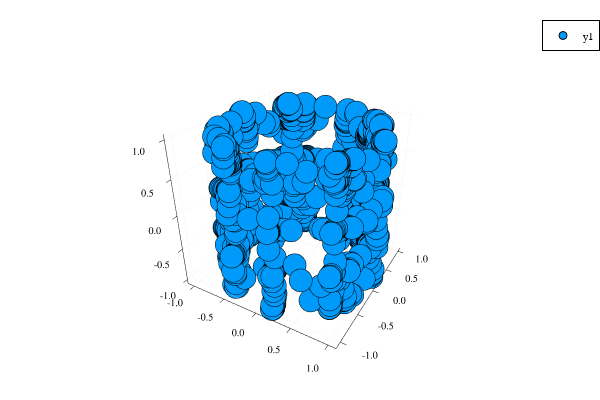

Write notebook code for a chart like this one.
### Code cell
# Plot the sampled points

S = reduce(hcat, vcat(samples, extra_samples))
if n < 3
    scatter(S[1,:], S[2,:])
else
    scatter(S[1,:], S[2,:], S[3,:])
end

### Figure 1 — Plotly figure (JSON) as saved in the notebook; plotly's stock layout.template omitted (floating-point values rounded to 4 significant figures; data arrays with more than 128 entries replaced by an {"elided": "..."} marker saying what was removed)
{"data": [{"colorbar": {"title": ""}, "legendgroup": "y1", "marker": {"color": "rgba(0, 154, 250, 1.000)", "line": {"color": "rgba(0, 0, 0, 1.000)", "width": 1}, "size": 8, "symbol": "circle"}, "mode": "markers", "name": "y1", "showlegend": true, "type": "scatter3d", "x": {"elided": "1197 float values"}, "xaxis": "x1", "y": {"elided": "1197 float values"}, "yaxis": "y1", "z": {"elided": "1197 float values"}, "zmax": null, "zmin": null}], "layout": {"annotations": [], "height": 400, "legend": {"bgcolor": "rgba(255, 255, 255, 1.000)", "bordercolor": "rgba(0, 0, 0, 1.000)", "borderwidth": 1, "font": {"color": "rgba(0, 0, 0, 1.000)", "family": "sans-serif", "size": 11}, "tracegroupgap": 0, "traceorder": "normal", "x": 1, "xanchor": "auto", "y": 1, "yanchor": "auto"}, "margin": {"b": 20, "l": 0, "r": 0, "t": 20}, "paper_bgcolor": "rgba(255, 255, 255, 1.000)", "plot_bgcolor": "rgba(255, 255, 255, 1.000)", "scene": {"camera": {"eye": {"x": 1.126, "y": -1.95, "z": 1.3}}, "xaxis": {"anchor": "y1", "domain": [0.06582, 0.9934], "gridcolor": "rgba(0, 0, 0, 0.100)", "gridwidth": 0.5, "linecolor": "rgba(0, 0, 0, 1.000)", "mirror": false, "range": [-1.109, 1.103], "showgrid": true, "showline": true, "showticklabels": true, "tickangle": 0, "tickcolor": "rgb(0, 0, 0)", "tickfont": {"color": "rgba(0, 0, 0, 1.000)", "family": "sans-serif", "size": 11}, "tickmode": "array", "ticks": "inside", "ticktext": ["-1.0", "-0.5", "0.0", "0.5", "1.0"], "tickvals": [-1, -0.5, 0, 0.5, 1], "title": "", "titlefont": {"color": "rgba(0, 0, 0, 1.000)", "family": "sans-serif", "size": 15}, "type": "-", "visible": true, "zeroline": false, "zerolinecolor": "rgba(0, 0, 0, 1.000)"}, "yaxis": {"anchor": "x1", "domain": [0.03762, 0.9902], "gridcolor": "rgba(0, 0, 0, 0.100)", "gridwidth": 0.5, "linecolor": "rgba(0, 0, 0, 1.000)", "mirror": false, "range": [-1.107, 1.096], "showgrid": true, "showline": true, "showticklabels": true, "tickangle": 0, "tickcolor": "rgb(0, 0, 0)", "tickfont": {"color": "rgba(0, 0, 0, 1.000)", "family": "sans-serif", "size": 11}, "tickmode": "array", "ticks": "inside", "ticktext": ["-1.0", "-0.5", "0.0", "0.5", "1.0"], "tickvals": [-1, -0.5, 0, 0.5, 1], "title": "", "titlefont": {"color": "rgba(0, 0, 0, 1.000)", "family": "sans-serif", "size": 15}, "type": "-", "visible": true, "zeroline": false, "zerolinecolor": "rgba(0, 0, 0, 1.000)"}, "zaxis": {"gridcolor": "rgba(0, 0, 0, 0.100)", "gridwidth": 0.5, "linecolor": "rgba(0, 0, 0, 1.000)", "mirror": false, "range": [-1.069, 1.065], "showgrid": true, "showline": true, "showticklabels": true, "tickangle": 0, "tickcolor": "rgb(0, 0, 0)", "tickfont": {"color": "rgba(0, 0, 0, 1.000)", "family": "sans-serif", "size": 11}, "tickmode": "array", "ticks": "inside", "ticktext": ["-1.0", "-0.5", "0.0", "0.5", "1.0"], "tickvals": [-1, -0.5, 0, 0.5, 1], "title": "", "titlefont": {"color": "rgba(0, 0, 0, 1.000)", "family": "sans-serif", "size": 15}, "type": "-", "visible": true, "zeroline": false, "zerolinecolor": "rgba(0, 0, 0, 1.000)"}}, "showlegend": true, "width": 600}}
